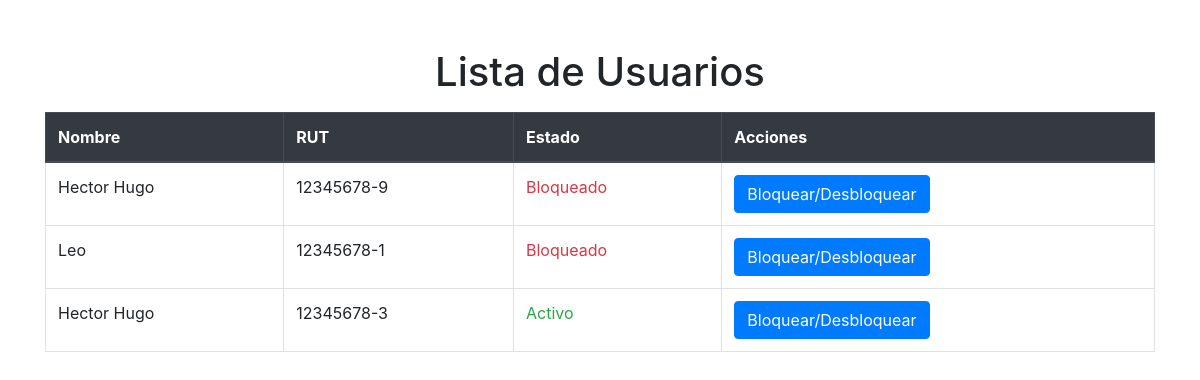
Before: /iniciar/lista_usuarios/ with the older database file.
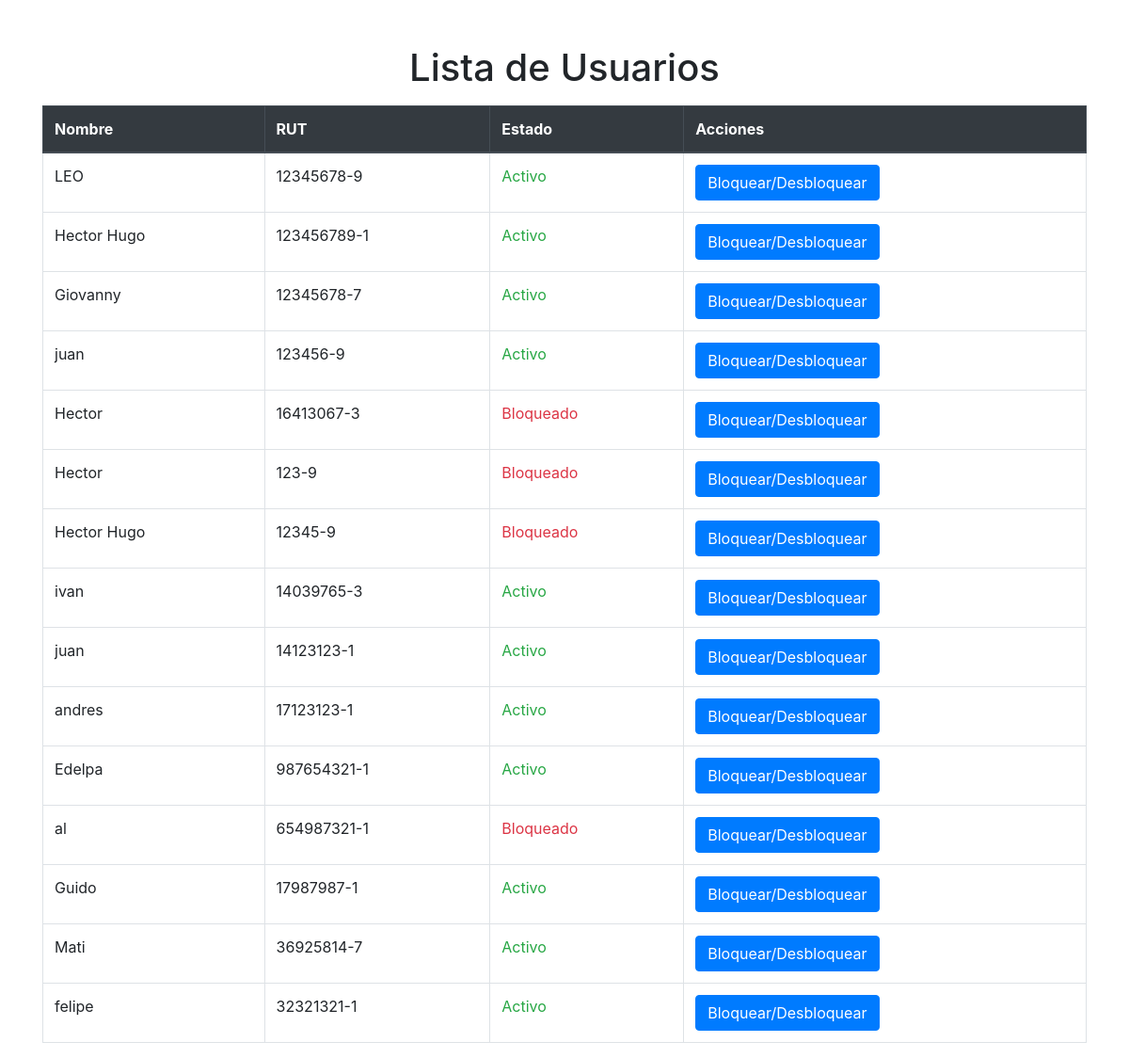
After: the same page with the newer database file.
### iniciar/models.py (models this page shows, shortened)
class NuevoRegistro(models.Model):
    rut = models.CharField(max_length=12, unique=True)
    Nombres = models.CharField(max_length=100)
    Apellidos = models.CharField(max_length=100)
    Clave = models.CharField(max_length=128)
    NumeroCuenta = models.CharField(max_length=20, null=True, blank=True)
    SaldoContable = models.DecimalField(max_digits=10, decimal_places=2, null=True, blank=True)
    SaldoCuentaCorriente = models.DecimalField(max_digits=10, decimal_places=2, null=True, blank=True)
    SaldoLineaCredito = models.DecimalField(max_digits=10, decimal_places=2, null=True, blank=True)
    TotalCargos = models.DecimalField(max_digits=10, decimal_places=2, null=True, blank=True)
    TotalAbonos = models.DecimalField(max_digits=10, decimal_places=2, null=True, blank=True)
    Estado = models.BooleanField(default=True)
    intentos_fallidos = models.PositiveIntegerField(default=0)

### iniciar/views.py (the view)
# urls.py: path('lista_usuarios/', views.lista_usuarios, name='lista_usuarios'),
def lista_usuarios(request):
    usuarios = NuevoRegistro.objects.all()
    return render(request, 'lista_usuarios.html', {'usuarios': usuarios})

### iniciar/templates/lista_usuarios.html (shortened to what this page needs)
<!DOCTYPE html>
<html>
<head>
    <link rel="stylesheet" href="https://stackpath.bootstrapcdn.com/bootstrap/4.5.2/css/bootstrap.min.css">
</head>
<body>
    <div class="container">
        <h1 class="mt-5 text-center">Lista de Usuarios</h1>
        <table class="table table-bordered table-hover mt-3">
            <thead class="thead-dark">
                <tr>
                    <th>Nombre</th>
                    <th>RUT</th>
                    <th>Estado</th>
                    <th>Acciones</th>
                </tr>
            </thead>
            <tbody>
                {% for usuario in usuarios %}
                    <tr>
                        <td>{{ usuario.Nombres }}</td>
                        <td>{{ usuario.rut }}</td>
                        <td>
                            {% if usuario.Estado %}
                                <span class="text-success">Activo</span>
                            {% else %}
                                <span class="text-danger">Bloqueado</span>
                            {% endif %}
                        </td>
                        <td>
                            <a href="{% url 'bloquear_usuario' usuario.id %}" class="btn btn-primary">Bloquear/Desbloquear</a>
                        </td>
                    </tr>
                {% endfor %}
            </tbody>
        </table>
    </div>
</body>
</html>

Changed rows visible on the page:
removed NuevoRegistro: Nombres "Hector Hugo", rut "12345678-9", Estado "Bloqueado"
removed NuevoRegistro: Nombres "Leo", rut "12345678-1", Estado "Bloqueado"
removed NuevoRegistro: Nombres "Hector Hugo", rut "12345678-3", Estado "Activo"
added NuevoRegistro: Nombres "LEO", rut "12345678-9", Estado "Activo"
added NuevoRegistro: Nombres "Hector Hugo", rut "123456789-1", Estado "Activo"
added NuevoRegistro: Nombres "Giovanny", rut "12345678-7", Estado "Activo"
added NuevoRegistro: Nombres "juan", rut "123456-9", Estado "Activo"
added NuevoRegistro: Nombres "Hector", rut "16413067-3", Estado "Bloqueado"
added NuevoRegistro: Nombres "Hector", rut "123-9", Estado "Bloqueado"
added NuevoRegistro: Nombres "Hector Hugo", rut "12345-9", Estado "Bloqueado"
added NuevoRegistro: Nombres "ivan", rut "14039765-3", Estado "Activo"
added NuevoRegistro: Nombres "juan", rut "14123123-1", Estado "Activo"
added NuevoRegistro: Nombres "andres", rut "17123123-1", Estado "Activo"
added NuevoRegistro: Nombres "Edelpa", rut "987654321-1", Estado "Activo"
added NuevoRegistro: Nombres "al", rut "654987321-1", Estado "Bloqueado"
added NuevoRegistro: Nombres "Guido", rut "17987987-1", Estado "Activo"
added NuevoRegistro: Nombres "Mati", rut "36925814-7", Estado "Activo"
added NuevoRegistro: Nombres "felipe", rut "32321321-1", Estado "Activo"
